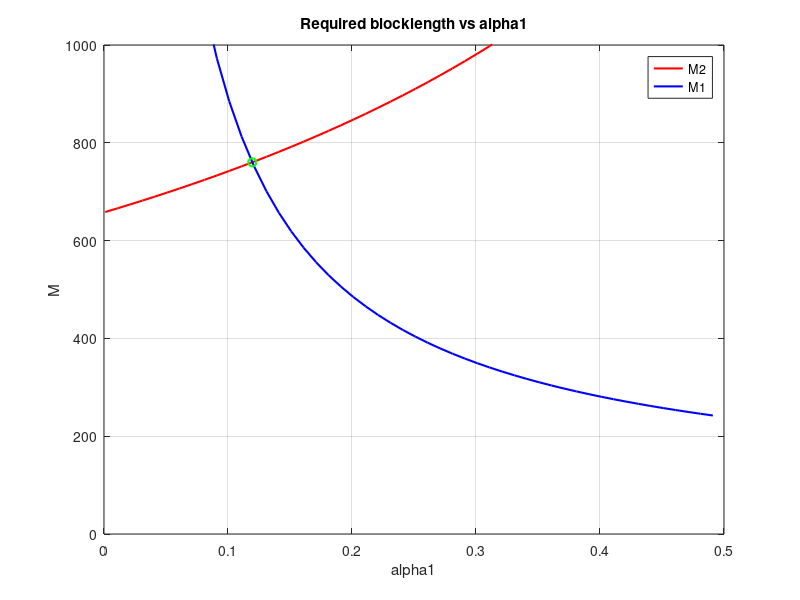
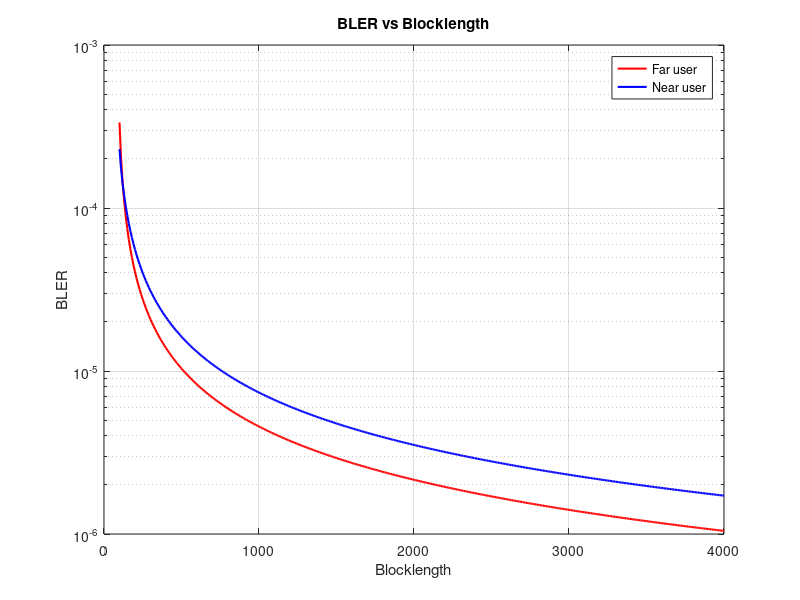

Here is the MATLAB script that generated these plots, in order: (Note: this script raises an error after producing the figures.)
% This script analysis blocklength and BLER by following step
% 1. solve common blocklength and alpha1 from e.q. 21 and 22 in ieee paper 
% under same theta value (figure 1)
% 2. check threshold : M1 thred and a1<1 thred
% 3. calculate optimal blocklength and alpha1 directly (figure 1)
% 4. plot blocklength v.s. BLER under optimal alpha1 (figure 2)
% Not using optimal delta

clc; clear variables; close all;
N = 1e6;
N1 = 256;
N2 = 256;


eplsion1R = 10^-5;
eplsion2R = 10^-4;

Pt = 20;                    %Transmit Power in dBm
pt = (10^-3)*db2pow(Pt);    %Transmit Power (linear scale)

BW = 10^6;                  %System bandwidth
No = -174 + 10*log10(BW);   %Noise power (dBm)
no = (10^-3)*10.^(No/10);   %Noise power (linear scale)


rho = pt/ no
% rho = db2pow(90);

% Set the user distance
d1 = 100;
d2 = 150;
eta = 4;

h1 = sqrt(1/2*d1^-eta)*(randn(1,N)+1i*randn(1,N));
h2 = sqrt(1/2*d2^-eta)*(randn(1,N)+1i*randn(1,N));

lamda1 = mean(abs(h1).^2);
lamda2 = mean(abs(h2).^2);

delta = (300^-eta*eplsion2R)/(d1^-eta*eplsion1R);
contraint = (lamda1*eplsion1R)/(lamda2*eplsion2R);
theta = contraint*delta

alpha1 = 0.001:0.01:0.5;

% Analysis blcoklength and alpha1 under same theta value
for t = 1:length(alpha1)
    
    x1 = (1+theta*eplsion2R*lamda2*rho)/(1+theta*eplsion2R*lamda2*rho*alpha1(t));
    x2 = 1+alpha1(t)*rho*(lamda1*eplsion1R-theta*lamda2*eplsion2R);
    
    MD2(t) = N2/(log2 (x1));
    MD1(t) = N1/(log2 (x2));
end



if d2/d1 > (eplsion2R/eplsion1R)^0.25
    disp('constraint meet');
else
    disp('constraint not meet');  
end

if eplsion1R*lamda1 >= ((eplsion2R*lamda2*rho+4)*eplsion2R*lamda2)/(eplsion2R*lamda2*rho+2)
    disp('constaint 2 meet')
else 
    disp('constaint 2 not meet')
end


% optimal alpha1 and blocklength calculation
oopt_a1 = (-lamda1*eplsion1R + sqrt((lamda1*eplsion1R)^2+...
          4*(theta*lamda2*eplsion2R)^2*rho*(lamda1*eplsion1R-theta*lamda2*eplsion2R))) ...
          / (2*theta*lamda2*eplsion2R*rho*(lamda1*eplsion1R-theta*lamda2*eplsion2R));
oopt_M = N1/log2(1+((-lamda1*eplsion1R + sqrt((lamda1*eplsion1R)^2+4*(theta*lamda2*eplsion2R)^2*rho*(lamda1*eplsion1R-theta*lamda2*eplsion2R)))...
                     / (2*theta*lamda2*eplsion2R)));

% Blocklength v.s. BLER under optimal alpha1                 
a = oopt_a1;
MM = 100:10:4000;

for m = 1:length(MM)
    BLER1(m) = (2^(N2/ MM(m))-1)/(lamda1*rho*(1-a-a*(2^(N2/ MM(m))-1)))+(2^(N1/MM(m))-1)/(lamda1*a*rho);
    BLER2(m) = (2^(N2/MM(m))-1)/(lamda2*rho*(1-a-a*(2^(N2/MM(m))-1)));
end


figure(1)
plot(alpha1, MD2, 'r', 'linewidth', 1.5);
hold on; grid on;
plot(alpha1, MD1, 'b', 'linewidth', 1.5);
plot(oopt_a1,oopt_M,'og','linewidth', 1.5);


axis([0 0.5 0 1000]);


xlabel('alpha1');
ylabel('M');
title('Required blocklength vs alpha1');
legend('M2','M1');

figure (2)
semilogy(MM, BLER2, 'r', 'linewidth', 1.5);
hold on; grid on;
semilogy(MM, BLER1, 'b', 'linewidth', 1.5);
xlabel('Blocklength');
ylabel('BLER');
title('BLER vs Blocklength');
legend('Far user','Near user');
xline(oopt_M,'-');
yline(1e-4,'-');
yline(1e-5,'-');

